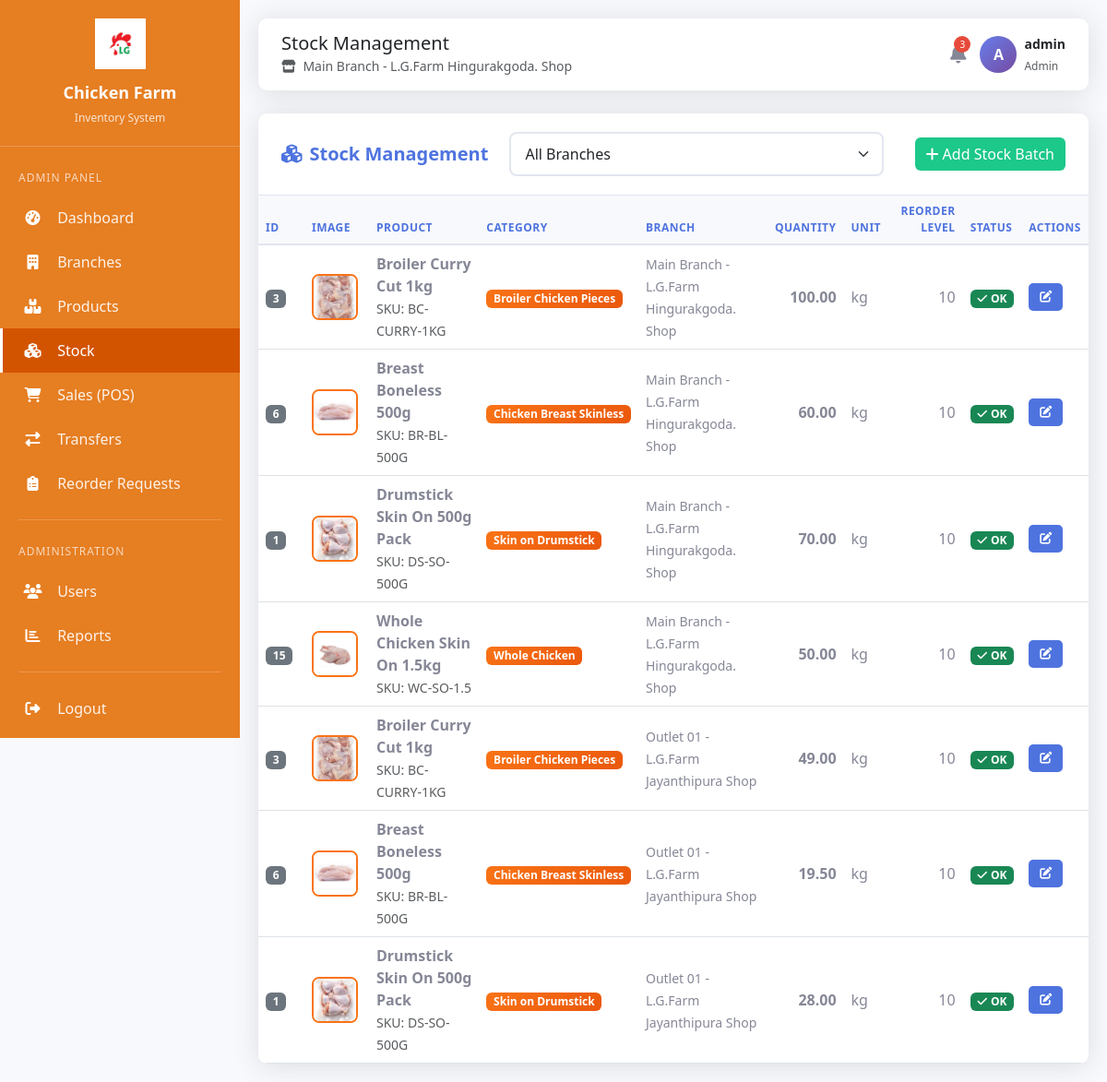
Screenshot of /stock.php (signed in) with the database file from the repository.
### tables this page shows
CREATE TABLE stock (
    id INT AUTO_INCREMENT PRIMARY KEY,
    product_id INT NOT NULL,
    branch_id INT NOT NULL,
    total_quantity DECIMAL(10,2) NOT NULL DEFAULT 0.00,
    reorder_level DECIMAL(10,2) NOT NULL DEFAULT 10.00,
    last_updated TIMESTAMP DEFAULT CURRENT_TIMESTAMP,
    FOREIGN KEY (product_id) REFERENCES products(id) ON DELETE CASCADE,
    FOREIGN KEY (branch_id) REFERENCES branches(id) ON DELETE CASCADE,
    UNIQUE KEY unique_stock (product_id, branch_id)
);

CREATE TABLE products (
    id INT AUTO_INCREMENT PRIMARY KEY,
    category_id INT NOT NULL,
    name VARCHAR(150) NOT NULL,
    sku VARCHAR(50) UNIQUE,
    unit ENUM('kg','pcs','pack','tray') NOT NULL DEFAULT 'kg',
    cost_price DECIMAL(10,2) NOT NULL DEFAULT 0.00,
    selling_price DECIMAL(10,2) NOT NULL DEFAULT 0.00,
    reorder_level DECIMAL(10,2) NOT NULL DEFAULT 10.00,
    image VARCHAR(255) DEFAULT NULL,
    created_at TIMESTAMP DEFAULT CURRENT_TIMESTAMP,
    FOREIGN KEY (category_id) REFERENCES categories(id) ON DELETE CASCADE
);

CREATE TABLE categories (
    id INT AUTO_INCREMENT PRIMARY KEY,
    name VARCHAR(100) NOT NULL,
    created_at TIMESTAMP DEFAULT CURRENT_TIMESTAMP
);

CREATE TABLE branches (
    id INT AUTO_INCREMENT PRIMARY KEY,
    name VARCHAR(100) NOT NULL,
    location VARCHAR(200) NOT NULL,
    type ENUM('main', 'outlet') NOT NULL DEFAULT 'outlet',
    contact_no VARCHAR(20) NOT NULL,
    created_at TIMESTAMP DEFAULT CURRENT_TIMESTAMP
);

### config.php (called while the page is built, shortened)
<?php
function getUserRole() {
    return isset($_SESSION['role']) ? $_SESSION['role'] : null;
}

### stock.php (the view, shortened to what this page needs)
<?php
require_once 'config.php';
include 'header.php';
$user_role = getUserRole();
$stock_sql = "SELECT s.*,
              p.id as product_id,
              p.name as product_name,
              p.unit,
              p.selling_price,
              p.image,
              p.sku,
              c.name as category_name,
              b.name as branch_name,
              b.type as branch_type
              FROM stock s
              JOIN products p ON s.product_id = p.id
              JOIN categories c ON p.category_id = c.id
              JOIN branches b ON s.branch_id = b.id";
$stock_sql .= " ORDER BY b.name, c.name, p.name";
$stmt = $conn->prepare($stock_sql);
$stock_rows = [];
if ($stmt === false) {
    $_SESSION['error'] = "Error preparing stock query: " . $conn->error;
} else {
    if ($stmt->execute()) {
        $stock_result = $stmt->get_result();
        while ($row = $stock_result->fetch_assoc()) {
            $stock_rows[] = $row;
        }
    } else {
        $_SESSION['error'] = "Error executing stock query: " . $stmt->error;
    }
}
?>
<div class="row fade-in">
    <div class="col-12">
        <div class="table-container">
            <div class="table-header">
                <h5><i class="fas fa-cubes me-2"></i>Stock Management
                </h5>
                <?php if ($user_role == 'admin' || $user_role == 'manager'): ?>
                <form method="GET" style="display: inline-block; margin-right: 10px;">
                    <select name="branch_id" onchange="this.form.submit()" class="form-select" style="width: auto;">
                        <option value="0">All Branches</option>
                    </select>
                </form>
                <button class="btn btn-add" data-bs-toggle="modal" data-bs-target="#addBatchModal">
                    <i class="fas fa-plus me-1"></i>Add Stock Batch
                </button>
                <?php endif; ?>
            </div>
            <div class="table-responsive">
                <table class="table table-hover align-middle">
                    <thead>
                        <tr>
                            <th width="50">ID</th>
                            <th width="70">Image</th>
                            <th>Product</th>
                            <th>Category</th>
                            <?php if ($user_role == 'admin' || $user_role == 'manager'): ?>
                            <th>Branch</th>
                            <?php endif; ?>
                            <th class="text-end">Quantity</th>
                            <th>Unit</th>
                            <th class="text-end">Reorder Level</th>
                            <th>Status</th>
                            <?php if ($user_role == 'admin' || $user_role == 'manager'): ?>
                            <th>Actions</th>
                            <?php endif; ?>
                        </tr>
                    </thead>
                    <tbody>
                        <?php foreach ($stock_rows as $item): ?>
                        <?php $is_low = $item['total_quantity'] <= $item['reorder_level']; ?>
                        <tr class="<?= $is_low ? 'table-warning' : ''; ?>">
                            <td><span class="badge bg-secondary"><?= $item['product_id']; ?></span></td>
                            <td>
                                <?php
                                    $stockImage = !empty($item['image']) ? $item['image'] : '';
                                    $stockImagePath = 'uploads/products/' . $stockImage;
                                    $stockImageSrc = (!empty($stockImage) && file_exists($stockImagePath))
                                        ? 'uploads/products/' . rawurlencode($stockImage)
                                        : 'uploads/products/no-image.png';
                                ?>
                                <img src="<?= htmlspecialchars($stockImageSrc) ?>" class="product-img-thumb" alt="<?= htmlspecialchars($item['product_name']) ?>" onerror="this.src='uploads/products/no-image.png'">
                            </td>
                            <td>
                                <strong><?= htmlspecialchars($item['product_name']); ?></strong><br>
                                <small class="text-muted">SKU: <?= htmlspecialchars($item['sku'] ?? 'N/A'); ?></small>
                            </td>
                            <td><span class="badge badge-orange"><?= $item['category_name']; ?></span></td>
                            <?php if ($user_role == 'admin' || $user_role == 'manager'): ?>
                            <td><small><?= $item['branch_name']; ?></small></td>
                            <?php endif; ?>
                            <td class="text-end"><strong><?= number_format($item['total_quantity'], 2); ?></strong></td>
                            <td><?= $item['unit']; ?></td>
                            <td class="text-end"><?= number_format($item['reorder_level'], 0); ?></td>
                            <td>
                                <?php if ($is_low): ?>
                                    <span class="badge bg-danger"><i class="fas fa-exclamation-triangle me-1"></i>Low Stock</span>
                                <?php else: ?>
                                    <span class="badge bg-success"><i class="fas fa-check me-1"></i>OK</span>
                                <?php endif; ?>
                            </td>
                            <?php if ($user_role == 'admin' || $user_role == 'manager'): ?>
                            <td>
                                <button class="btn btn-action btn-edit" data-bs-toggle="modal" data-bs-target="#editStockModal<?php echo $item['id']; ?>">
                                    <i class="fas fa-edit"></i>
                                </button>
                            </td>
                            <?php endif; ?>
                        </tr>
                        <?php endforeach; ?>
                    </tbody>
                </table>
            </div>
        </div>
    </div>
</div>
<?php include 'footer.php'; ?>

### header.php (style rules this page uses)
:root { --sidebar-width: 260px; --primary-color: #4e73df; --secondary-color: #858796; --success-color: #1cc88a; --info-color: #36b9cc; --warning-color: #f6c23e; --danger-color: #e74a3b; --sidebar-orange: #E67E22; --sidebar-orange-dark: #D35400; }
body { font-family: 'Segoe UI', Tahoma, Geneva, Verdana, sans-serif; background-color: #f8f9fc; }
.table-container { background: white; border-radius: 10px; box-shadow: 0 0.15rem 1.75rem 0 rgba(58, 59, 69, 0.15); overflow: hidden; }
.table-container .table-header { padding: 20px 25px; border-bottom: 1px solid #e3e6f0; display: flex; justify-content: space-between; align-items: center; }
.table-container .table-header h5 { margin: 0; font-weight: 600; color: #4e73df; }
.table-container table { margin-bottom: 0; }
.table-container th { background: #f8f9fc; color: #4e73df; font-weight: 600; text-transform: uppercase; font-size: 12px; letter-spacing: 0.5px; border-bottom: 2px solid #e3e6f0; }
.table-container td { vertical-align: middle; color: #858796; }
.btn-action { padding: 5px 12px; font-size: 13px; border-radius: 5px; }
.btn-add { background: var(--success-color); border: none; color: white; }
.btn-edit { background: var(--primary-color); border: none; color: white; }
.form-control, .form-select { border-radius: 8px; border: 2px solid #e3e6f0; padding: 10px 15px; }
.fade-in { animation: fadeIn 0.5s ease-out; }

### stock.php (style rules this page uses)
.badge-orange { background: linear-gradient(135deg, #f97316 0%, #ea580c 100%); color: white; }
.product-img-thumb { width: 50px; height: 50px; object-fit: cover; border-radius: 8px; border: 2px solid #f97316; }

### rows the page displays
stock: product "3", product.image (picture), product.name "Broiler Curry Cut 1kg", product.sku "BC-CURRY-1KG", categories.name "Broiler Chicken Pieces", branch.name "Main Branch - L.G.Farm Hingurakgoda. Shop", total_quantity "100.00", product.unit "kg", reorder_level "10", shows "OK"
stock: product "6", product.name (picture), product.name "Breast Boneless 500g", product.sku "BR-BL-500G", categories.name "Chicken Breast Skinless", branch.name "Main Branch - L.G.Farm Hingurakgoda. Shop", total_quantity "60.00", product.unit "kg", reorder_level "10", shows "OK"
stock: product "1", product.image (picture), product.name "Drumstick Skin On 500g Pack", product.sku "DS-SO-500G", categories.name "Skin on Drumstick", branch.name "Main Branch - L.G.Farm Hingurakgoda. Shop", total_quantity "70.00", product.unit "kg", reorder_level "10", shows "OK"
stock: product "15", product.name (picture), product.name "Whole Chicken Skin On 1.5kg", product.sku "WC-SO-1.5", categories.name "Whole Chicken", branch.name "Main Branch - L.G.Farm Hingurakgoda. Shop", total_quantity "50.00", product.unit "kg", reorder_level "10", shows "OK"
stock: product "3", product.image (picture), product.name "Broiler Curry Cut 1kg", product.sku "BC-CURRY-1KG", categories.name "Broiler Chicken Pieces", branch.name "Outlet 01 - L.G.Farm Jayanthipura Shop", total_quantity "49.00", product.unit "kg", reorder_level "10", shows "OK"
stock: product "6", product.name (picture), product.name "Breast Boneless 500g", product.sku "BR-BL-500G", categories.name "Chicken Breast Skinless", branch.name "Outlet 01 - L.G.Farm Jayanthipura Shop", total_quantity "19.50", product.unit "kg", reorder_level "10", shows "OK"
stock: product "1", product.image (picture), product.name "Drumstick Skin On 500g Pack", product.sku "DS-SO-500G", categories.name "Skin on Drumstick", branch.name "Outlet 01 - L.G.Farm Jayanthipura Shop", total_quantity "28.00", product.unit "kg", reorder_level "10", shows "OK"

### other values shown
$user_role "ADMIN"
$page_title "Stock Management"
$_SESSION['branch_name'] "Main Branch - L.G.Farm Hingurakgoda. Shop"
$unread_alerts "3"
substr($_SESSION['username'], 0, 1) "A"
$_SESSION['username'] "admin"
$user_role "Admin"
